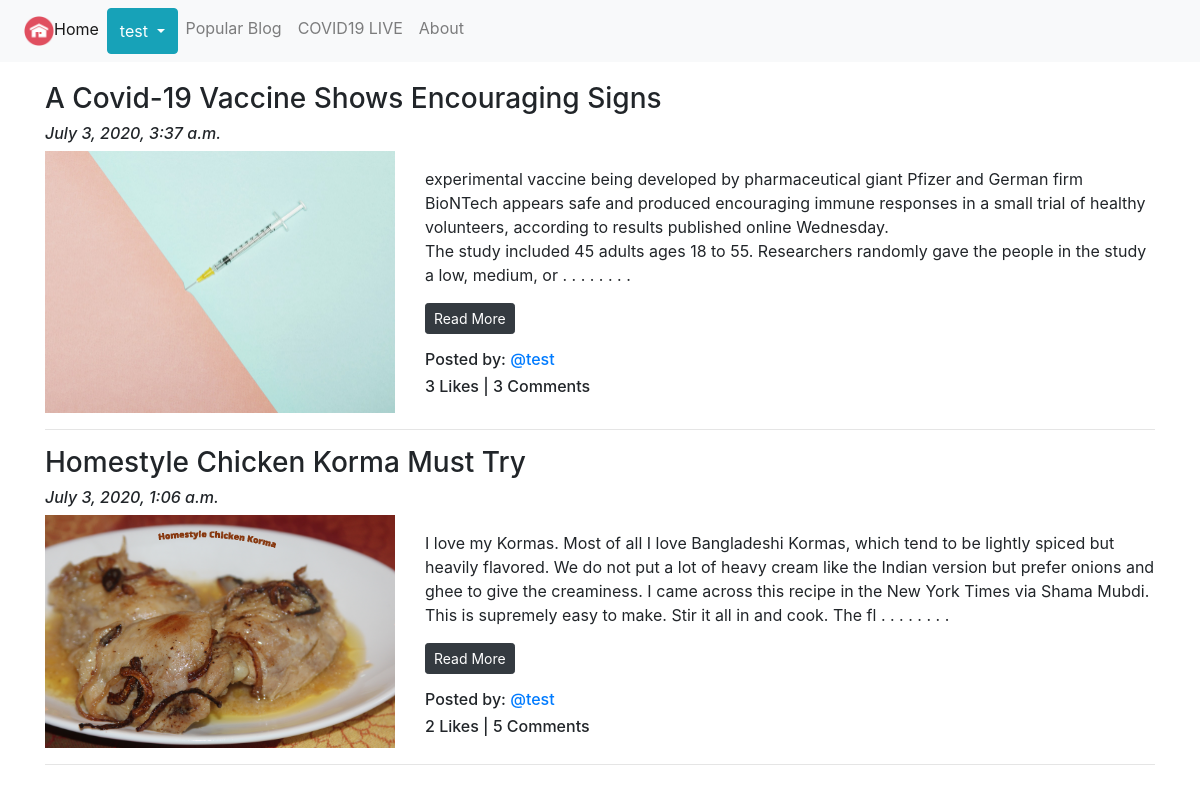
Screenshot of /blog/ (signed in) with the database file from the repository.
### App_Blog/models.py (models this page shows, shortened)
class Blog(models.Model):
    author = models.ForeignKey(User, on_delete=models.CASCADE, related_name='post_author')
    blog_title = models.CharField(max_length=264, verbose_name="Put a Title")
    slug = models.SlugField(max_length=255, unique=True)
    blog_content = models.TextField(verbose_name="What is on your mind?")
    blog_image = models.ImageField(upload_to='blog_images', verbose_name="Image")
    publish_date = models.DateTimeField(auto_now_add=True)
    update_date = models.DateTimeField(auto_now=True)
    class Meta:
        ordering = ('-publish_date',)

### App_Blog/views.py (the view)
# urls.py: path('', views.BlogList.as_view(), name='blog_list'),
class BlogList(ListView):
    context_object_name = 'blogs'
    model = Blog
    template_name = 'App_Blog/blog_list.html'

### App_Blog/templatetags/custom_filters.py (called while the page is built)
def range_filter(value):
    return value[0:350] + " . . . . . . . . "

### templates/App_Blog/blog_list.html (shortened to what this page needs)
{% extends 'base.html' %}
{% load custom_filters %}
{% block body_block%}
{% for blog in blogs %}
    <h3>{{blog.blog_title}}</h3>
    <h6><i>{{blog.publish_date}}</i></h6>
    <div class="row">
        <div class="col-sm-4">
            <img src="/media/{{blog.blog_image}}" alt="{{blog.blog_title}}" title="blog.blog_title" width="100%">
        </div>
        <div class="col-sm-8">
            <p>{{blog.blog_content|range_filter|linebreaks }} <a href="{% url 'App_Blog:blog_details' slug=blog.slug %}" class="btn btn-dark btn-sm">Read More</a></p>
            <h6>Posted by: <a href="">@{{blog.author}}</a></h6>
            <h6>{{ blog.Liked_blog.count }} Likes | {{ blog.blog_comment.count }} Comments</h6>
        </div>
    </div>
    <hr>
{% endfor %}
{% endblock %}

### templates/base.html (shortened to what this page needs)
<!DOCTYPE html>
<html lang="en">
<head>
    <link rel="stylesheet" href="https://stackpath.bootstrapcdn.com/bootstrap/4.5.0/css/bootstrap.min.css">
    <link href="https://maxcdn.bootstrapcdn.com/font-awesome/4.7.0/css/font-awesome.min.css" rel="stylesheet">
</head>
<body>
    <nav class="navbar navbar-expand-lg navbar-light bg-light">
        <ul class="navbar-nav">
          <li class="nav-item active">
            <a class="nav-link" href="{% url 'index' %}"><img src="/media/home_icon.png" width="30px">Home</a>
          </li>
          {% if user.is_authenticated %}
          <div class="btn-group">
            <button type="button" class="btn btn-info dropdown-toggle" data-toggle="dropdown" aria-haspopup="true" aria-expanded="false">
              {{ user.username}}
            </button>
          </div>
          {% endif %}
          <li class="nav-item">
            <a class="nav-link" href="{% url 'App_Blog:popular_blog' %}">Popular Blog</a>
          </li>
          <li class="nav-item">
            <a class="nav-link" href="{% url 'covid_live' %}">COVID19 LIVE</a>
          </li>
          <li class="nav-item">
            <a class="nav-link" href="{% url 'about' %}">About</a>
          </li>
        </ul>
      </nav>
<div class="container" style="padding-top: 20px;">
     {% block body_block %}
     {% endblock %}
</div>
<br>
<br>
</body>
</html>

### rows the page displays
Blog: blog_title "A Covid-19 Vaccine Shows Encouraging Signs", publish_date "July 3, 2020, 3:37 a.m.", blog_image (picture), blog_content|range_filter "experimental vaccine being developed by pharmaceutical giant Pfizer and German firm BioNTech appears safe and produced encouraging immune responses in a small trial of healthy volunteers, according to results published online Wednesday. The study included 45 adults ages 18 to 55. Researchers randomly gave the people in the study a low, medium, or . . . . . . . .", author "test", Liked_blog.count "3", blog_comment.count "3"
Blog: blog_title "Homestyle Chicken Korma Must Try", publish_date "July 3, 2020, 1:06 a.m.", blog_image (picture), blog_content|range_filter "I love my Kormas. Most of all I love Bangladeshi Kormas, which tend to be lightly spiced but heavily flavored. We do not put a lot of heavy cream like the Indian version but prefer onions and ghee to give the creaminess. I came across this recipe in the New York Times via Shama Mubdi. This is supremely easy to make. Stir it all in and cook. The fl . . . . . . . .", author "test", Liked_blog.count "2", blog_comment.count "5"

### other values shown
{{ user.username }} "test"
